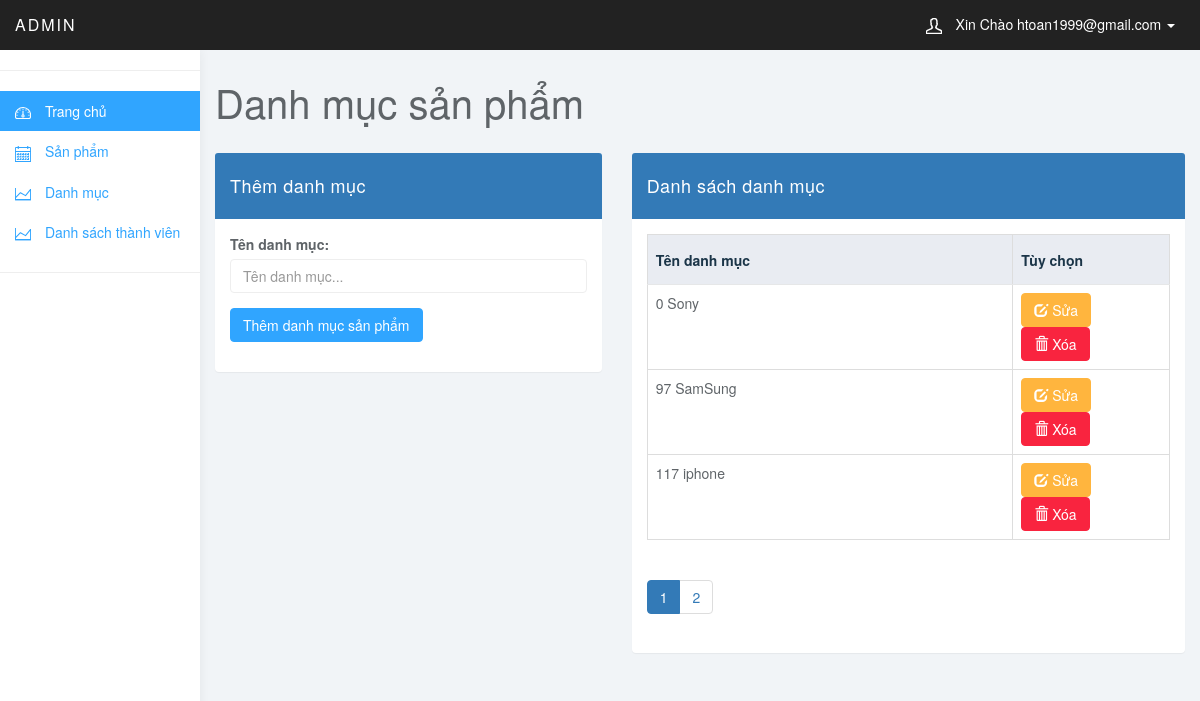
Page /admin/home.php?lay_uot=category (signed in) on the committed database.
### tables this page shows
CREATE TABLE `vp_categories` (
  `cate_id` int(10) UNSIGNED NOT NULL,
  `cate_name` varchar(255) NOT NULL,
  `cate_slug` varchar(255) NOT NULL,
  `parent` int(11) NOT NULL DEFAULT 0,
  `created_at` timestamp NULL DEFAULT NULL,
  `updated_at` timestamp NULL DEFAULT NULL
);

### admin/category.php (the view, shortened to what this page needs)
<?php
include_once 'ketnoi.php';
?>
<?php
if (isset($_GET["page_lay"])) {
	$page = $_GET["page_lay"];
} else {
	$page = 1;
}
$in = 3;
$tinh = $page * $in - $in;
$list = "";
$sql = "SELECT * FROM vp_categories ORDER BY cate_id ASC LIMIT $tinh,$in";
$query = mysqli_query($conn, $sql);
$totalrow = mysqli_num_rows(mysqli_query($conn, "SELECT * FROM vp_categories"));
$tatalpage = ceil($totalrow / $in);
for ($i = 1; $i <= $tatalpage; $i++) {
	if ($page == $i) {
		$list .= '<li class="active"><a href="home.php?lay_uot=category&page_lay=' . $i . '">' . $i . '</a></li>';
	} else {
		$list .= '  <li><a href="home.php?lay_uot=category&page_lay=' . $i . '">' . $i . '</a></li>';
	}
}
?>
<div class="row">
	<div class="col-lg-12">
		<h1 class="page-header">Danh mục sản phẩm</h1>
	</div>
</div>
<div class="row">
	<div class="col-xs-12 col-md-5 col-lg-5">
		<div class="panel panel-primary">
			<div class="panel-heading">
				Thêm danh mục
			</div>
			<div class="panel-body">
				<div class="form-group">
					<label>Tên danh mục:</label>
					<form method="POST">
						<input type="text" name="tendm" class="form-control" placeholder="Tên danh mục...">
						<button name="submit" class="btn btn-primary" style="margin-top: 15px;">Thêm danh mục sản phẩm</a>
					</form>
				</div>
			</div>
		</div>
	</div>
	<div class="col-xs-12 col-md-7 col-lg-7">
		<div class="panel panel-primary">
			<div class="panel-heading">Danh sách danh mục</div>
			<div class="panel-body">
				<div class="bootstrap-table">
					<table class="table table-bordered">
						<thead>
							<tr class="bg-primary">
								<th>Tên danh mục</th>
								<th style="width:30%">Tùy chọn</th>
							</tr>
						</thead>
						<tbody>
							<?php
							while ($array = mysqli_fetch_array($query)) {
							?>
								<tr>
									<td><?php echo $array["cate_id"] . " " ?><?php echo $array["cate_name"] ?></td>
									<td>
										<a href="?lay_uot=editcategory&id_dm=<?php echo $array["cate_id"] ?>" class="btn btn-warning"><span class="glyphicon glyphicon-edit"></span> Sửa</a>
										<a href="xoadm.php?id_dm=<?php echo $array["cate_id"] ?>" class="btn btn-danger"><span class="glyphicon glyphicon-trash"></span> Xóa</a>
									</td>
								</tr>
							<?php
							}
							?>
						</tbody>
					</table>
				</div>
				<div aria-label="Page navigation">
					<ul class="pagination">
						<?php
						echo $list;
						?>
					</ul>
				</div>
			</div>
		</div>
	</div>
</div>

### admin/css/styles.css (style rules this page uses)
body { background: #f1f4f7; padding-top: 50px; color: #5f6468; }
a, a:hover, a:focus { color: #30a5ff; }
h1, h2, h3, h4, h5, h6 { color: #5f6468; }
h1 { font-weight: 300; font-size: 40px; }
.form-control { border: 1px solid #eee; box-shadow: none; }
.btn-primary, .btn-primary:hover, .btn-primary:focus, .btn-primary:active, .btn-primary.active, .open > .dropdown-toggle.btn-primary, .btn-primary.disabled, .btn-primary[disabled], fieldset[disabled] .btn-primary, .btn-primary.disabled:hover, .btn-primary[disabled]:hover, fieldset[disabled] .btn-primary:hover, .btn-primary.disabled:focus, .btn-primary[disabled]:focus, fieldset[disabled] .btn-primary:focus, .btn-primary.disabled:active, .btn-primary[disabled]:active, fieldset[disabled] .btn-primary:active, .btn-primary.disabled.active, .btn-primary[disabled].active, fieldset[disabled] .btn-primary.active { background-color: #30a5ff; border-color: #30a5ff; }
.btn-warning, .btn-warning:hover, .btn-warning:focus, .btn-warning:active, .btn-warning.active, .open > .dropdown-toggle.btn-warning, .btn-warning.disabled, .btn-warning[disabled], fieldset[disabled] .btn-warning, .btn-warning.disabled:hover, .btn-warning[disabled]:hover, fieldset[disabled] .btn-warning:hover, .btn-warning.disabled:focus, .btn-warning[disabled]:focus, fieldset[disabled] .btn-warning:focus, .btn-warning.disabled:active, .btn-warning[disabled]:active, fieldset[disabled] .btn-warning:active, .btn-warning.disabled.active, .btn-warning[disabled].active, fieldset[disabled] .btn-warning.active { background-color: #ffb53e; border-color: #ffb53e; }
.btn-danger, .btn-danger:hover, .btn-danger:focus, .btn-danger:active, .btn-danger.active, .open > .dropdown-toggle.btn-danger, .btn-danger.disabled, .btn-danger[disabled], fieldset[disabled] .btn-danger, .btn-danger.disabled:hover, .btn-danger[disabled]:hover, fieldset[disabled] .btn-danger:hover, .btn-danger.disabled:focus, .btn-danger[disabled]:focus, fieldset[disabled] .btn-danger:focus, .btn-danger.disabled:active, .btn-danger[disabled]:active, fieldset[disabled] .btn-danger:active, .btn-danger.disabled.active, .btn-danger[disabled].active, fieldset[disabled] .btn-danger.active { background-color: #f9243f; border-color: #f9243f; }
.bg-primary { color: #1b3548; background-color: #e9ecf2; }
.panel { border: 0; }
.panel-heading { font-size: 18px; font-weight: 300; letter-spacing: 0.025em; height: 66px; line-height: 45px; }
h1.page-header { margin-top: 30px; border-bottom: 0; }
.table { background: #fff; }
.table>thead>tr>th { border-bottom: 1px solid #e6e7e8; vertical-align: middle; height: 50px; }

### rows in the picture
vp_categories: cate_id "0", cate_name "Sony"
vp_categories: cate_id "97", cate_name "SamSung"
vp_categories: cate_id "117", cate_name "iphone"

### other values in the picture
$email "htoan1999@gmail.com"
